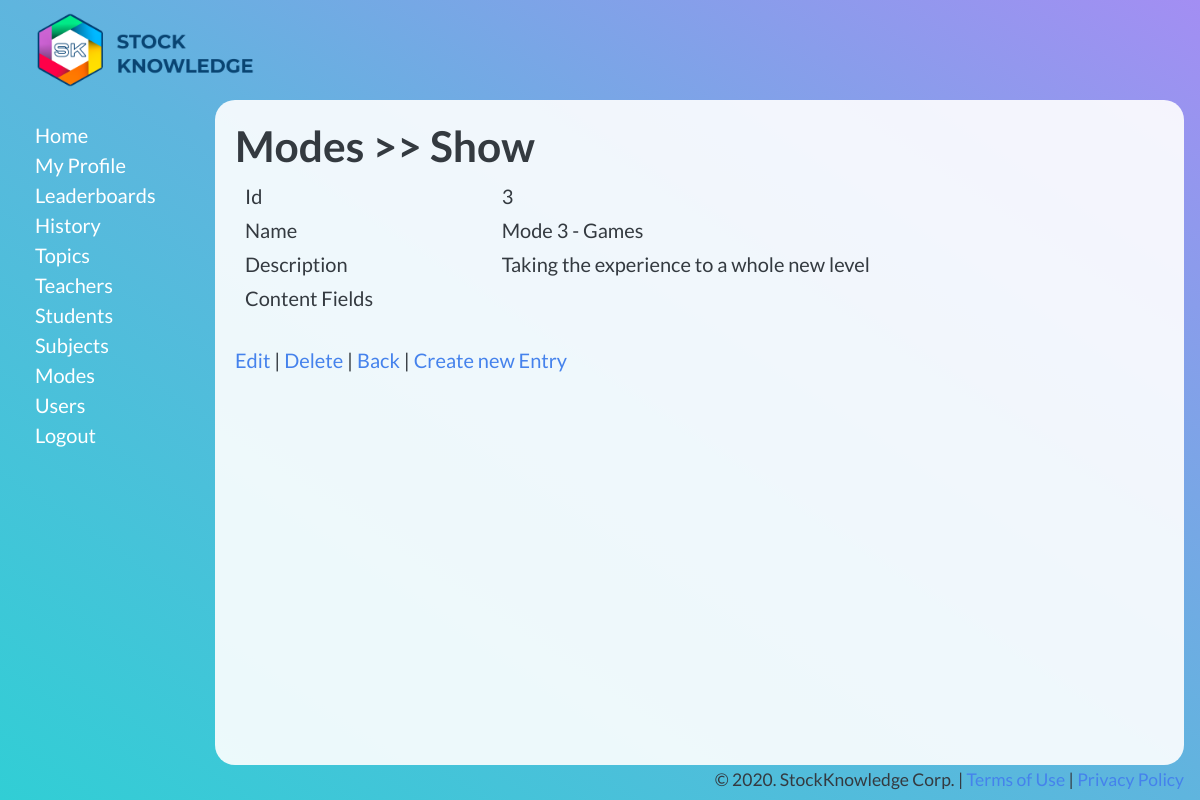
The page /admin/sk_modes/show.php?id=3 (signed in) on the database its author committed.
### tables this page shows
CREATE TABLE `sk_modes` (
  `id` int(11) NOT NULL,
  `name` text NOT NULL,
  `description` text NOT NULL,
  `content_fields` text NOT NULL
);

### admin/_conf.dba.inc.php (called while the page is built, shortened)
<?php
$dba = new dba;
$dba->server = "localhost";
$dba->user = "root";
$dba->password = "";
$home_url = 'http://localhost/SK-LMS-App/admin';
?>

### admin/_class.dba.inc.php (called while the page is built, shortened)
<?php
class dba {
  var $link_id  = 0;
  var $query_id = 0;
    var $server   = "";
    var $user     = "";
    var $password = "";
    function connect() {
        if( 0 == $this->link_id) {
            $this->link_id = mysqli_connect( $this->server, $this->user, $this->password);
        }
    }
    function query($query_string) {
        $this->query_id = mysqli_query($this->link_id,$query_string);
        return $this->query_id;
    }
    function fetch_array($query_id = -1) {
        if ($query_id != false) {
            $this->query_id=$query_id;
        }
        $this->record = mysqli_fetch_array( $this->query_id);
        return $this->record;
    }
}

### admin/sk_modes/show.php (the view, shortened to what this page needs)
<?php
require_once("../_class.dba.inc.php");
require_once("../_conf.dba.inc.php");
$query = "SELECT * FROM sk_modes WHERE id='".mysqli_real_escape_string($dba->link_id, $_REQUEST['id'])."' LIMIT 1";
$result = $dba->query($query);
$row = $dba->fetch_array($result);
?>
<html>
<head>
<link rel="stylesheet" type="text/css" media="screen" href="../style.css" />
<?php include('../header.php');?>
</head>
<body>
<?php include('../sidebar.php');?>
<div id="main-container"><div id="main">
<h1><?php echo $heading;?></h1>
<table class="show">
<tr>
	<td>Id</td>
	<td><?= $row["id"] ?></td>
</tr>
<tr>
	<td>Name</td>
	<td><?= $row["name"] ?></td>
</tr>
<tr>
	<td>Description</td>
	<td><?= $row["description"] ?></td>
</tr>
<tr>
	<td>Content Fields</td>
	<td><?= $row["content_fields"] ?></td>
</tr>
</table>
<br />
<a href="edit.php?id=<?php echo($row["id"]); ?>">Edit</a> | <a href="delete.php?id=<?php echo($row["id"]); ?>">Delete</a> | <a href="list.php">Back</a> | <a href="new.php">Create new Entry</a>
</div></div>
<?php include('../footer.php');?>
</body>
</html>

### admin/style.css (style rules this page uses)
body { background: rgb(163,142,243); background: linear-gradient(214deg, rgba(163,142,243,1) 0%, rgba(95,181,222,1) 50%, rgba(49,206,213,1) 100%); min-height: 100vh; width: 100%; font-family: 'Lato', sans-serif; font-size: 20px; line-height: 30px; }
#main-container { min-height: calc(100vh - 135px); background: rgba(255,255,255,0.9); border-radius: 20px; }
#main { padding: 20px; }
#main table th, #main table td { padding: 5px 10px; font-size: 20px; vertical-align: top; }
table { width: 100%; }

### rows shown on the page
sk_modes: id "3", name "Mode 3 - Games", description "Taking the experience to a whole new level"

### other values the page prints
$heading "Modes >> Show"
